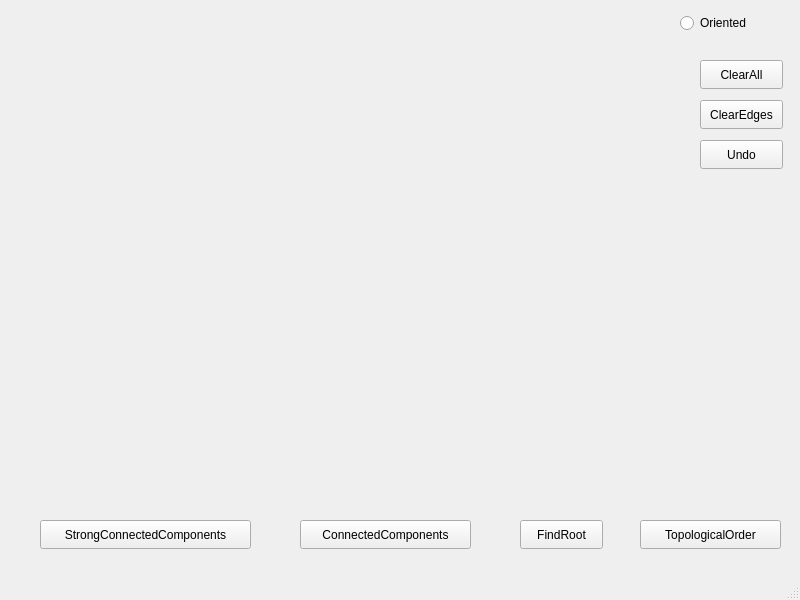
<?xml version="1.0" encoding="UTF-8"?>
<ui version="4.0">
 <class>MainWindow</class>
 <widget class="QMainWindow" name="MainWindow">
  <property name="geometry">
   <rect>
    <x>0</x>
    <y>0</y>
    <width>800</width>
    <height>600</height>
   </rect>
  </property>
  <property name="windowTitle">
   <string>MainWindow</string>
  </property>
  <widget class="QWidget" name="centralwidget">
   <widget class="QRadioButton" name="radioButton">
    <property name="geometry">
     <rect>
      <x>680</x>
      <y>10</y>
      <width>112</width>
      <height>26</height>
     </rect>
    </property>
    <property name="text">
     <string>Oriented</string>
    </property>
   </widget>
   <widget class="QPushButton" name="TopologicalOrder">
    <property name="geometry">
     <rect>
      <x>640</x>
      <y>520</y>
      <width>141</width>
      <height>29</height>
     </rect>
    </property>
    <property name="text">
     <string>TopologicalOrder</string>
    </property>
   </widget>
   <widget class="QPushButton" name="findRootButton">
    <property name="geometry">
     <rect>
      <x>520</x>
      <y>520</y>
      <width>83</width>
      <height>29</height>
     </rect>
    </property>
    <property name="text">
     <string>FindRoot</string>
    </property>
   </widget>
   <widget class="QPushButton" name="ClearAll">
    <property name="geometry">
     <rect>
      <x>700</x>
      <y>60</y>
      <width>83</width>
      <height>29</height>
     </rect>
    </property>
    <property name="text">
     <string>ClearAll</string>
    </property>
   </widget>
   <widget class="QPushButton" name="ClearEdges">
    <property name="geometry">
     <rect>
      <x>700</x>
      <y>100</y>
      <width>83</width>
      <height>29</height>
     </rect>
    </property>
    <property name="text">
     <string>ClearEdges</string>
    </property>
   </widget>
   <widget class="QPushButton" name="ConnectedComponents">
    <property name="geometry">
     <rect>
      <x>300</x>
      <y>520</y>
      <width>171</width>
      <height>29</height>
     </rect>
    </property>
    <property name="text">
     <string>ConnectedComponents</string>
    </property>
   </widget>
   <widget class="QPushButton" name="StrongConnectedComponents">
    <property name="geometry">
     <rect>
      <x>40</x>
      <y>520</y>
      <width>211</width>
      <height>29</height>
     </rect>
    </property>
    <property name="text">
     <string>StrongConnectedComponents</string>
    </property>
   </widget>
   <widget class="QPushButton" name="Undo">
    <property name="geometry">
     <rect>
      <x>700</x>
      <y>140</y>
      <width>83</width>
      <height>29</height>
     </rect>
    </property>
    <property name="text">
     <string>Undo</string>
    </property>
   </widget>
  </widget>
  <widget class="QMenuBar" name="menubar">
   <property name="geometry">
    <rect>
     <x>0</x>
     <y>0</y>
     <width>800</width>
     <height>25</height>
    </rect>
   </property>
  </widget>
  <widget class="QStatusBar" name="statusbar"/>
 </widget>
 <resources/>
 <connections/>
</ui>
